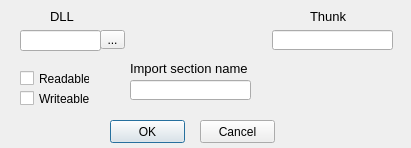
<?xml version="1.0" encoding="UTF-8"?>
<ui version="4.0">
 <class>ImportAdder</class>
 <widget class="QDialog" name="ImportAdder">
  <property name="geometry">
   <rect>
    <x>0</x>
    <y>0</y>
    <width>411</width>
    <height>148</height>
   </rect>
  </property>
  <property name="windowTitle">
   <string>Dialog</string>
  </property>
  <widget class="QToolButton" name="toolButton">
   <property name="geometry">
    <rect>
     <x>100</x>
     <y>30</y>
     <width>25</width>
     <height>19</height>
    </rect>
   </property>
   <property name="text">
    <string>...</string>
   </property>
  </widget>
  <widget class="QLineEdit" name="lineEdit">
   <property name="geometry">
    <rect>
     <x>20</x>
     <y>30</y>
     <width>81</width>
     <height>21</height>
    </rect>
   </property>
  </widget>
  <widget class="QCheckBox" name="checkBox">
   <property name="geometry">
    <rect>
     <x>20</x>
     <y>70</y>
     <width>70</width>
     <height>17</height>
    </rect>
   </property>
   <property name="text">
    <string>Readable</string>
   </property>
  </widget>
  <widget class="QCheckBox" name="checkBox_2">
   <property name="geometry">
    <rect>
     <x>20</x>
     <y>90</y>
     <width>70</width>
     <height>17</height>
    </rect>
   </property>
   <property name="text">
    <string>Writeable</string>
   </property>
  </widget>
  <widget class="QLabel" name="label">
   <property name="geometry">
    <rect>
     <x>50</x>
     <y>10</y>
     <width>47</width>
     <height>13</height>
    </rect>
   </property>
   <property name="font">
    <font>
     <pointsize>10</pointsize>
    </font>
   </property>
   <property name="text">
    <string>DLL</string>
   </property>
  </widget>
  <widget class="QLineEdit" name="lineEdit_2">
   <property name="geometry">
    <rect>
     <x>272</x>
     <y>30</y>
     <width>121</width>
     <height>20</height>
    </rect>
   </property>
  </widget>
  <widget class="QLabel" name="label_2">
   <property name="geometry">
    <rect>
     <x>310</x>
     <y>10</y>
     <width>47</width>
     <height>13</height>
    </rect>
   </property>
   <property name="font">
    <font>
     <pointsize>10</pointsize>
    </font>
   </property>
   <property name="text">
    <string>Thunk </string>
   </property>
  </widget>
  <widget class="QLineEdit" name="lineEdit_3">
   <property name="geometry">
    <rect>
     <x>130</x>
     <y>80</y>
     <width>121</width>
     <height>20</height>
    </rect>
   </property>
  </widget>
  <widget class="QLabel" name="label_3">
   <property name="geometry">
    <rect>
     <x>130</x>
     <y>60</y>
     <width>141</width>
     <height>16</height>
    </rect>
   </property>
   <property name="font">
    <font>
     <pointsize>10</pointsize>
    </font>
   </property>
   <property name="text">
    <string>Import section name</string>
   </property>
  </widget>
  <widget class="QPushButton" name="pushButton">
   <property name="geometry">
    <rect>
     <x>110</x>
     <y>120</y>
     <width>75</width>
     <height>23</height>
    </rect>
   </property>
   <property name="text">
    <string>OK</string>
   </property>
  </widget>
  <widget class="QPushButton" name="pushButton_2">
   <property name="geometry">
    <rect>
     <x>200</x>
     <y>120</y>
     <width>75</width>
     <height>23</height>
    </rect>
   </property>
   <property name="text">
    <string>Cancel</string>
   </property>
  </widget>
 </widget>
 <resources/>
 <connections/>
</ui>
